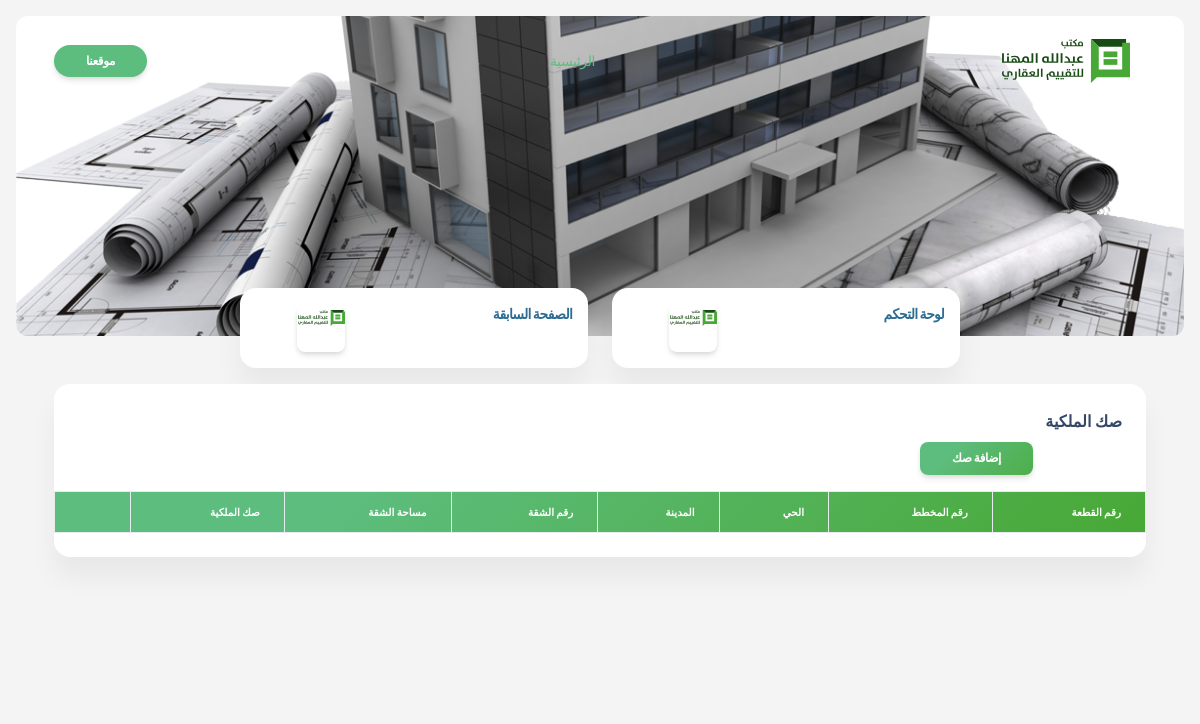
/documents/professions/all, run on an earlier commit of the app's database.
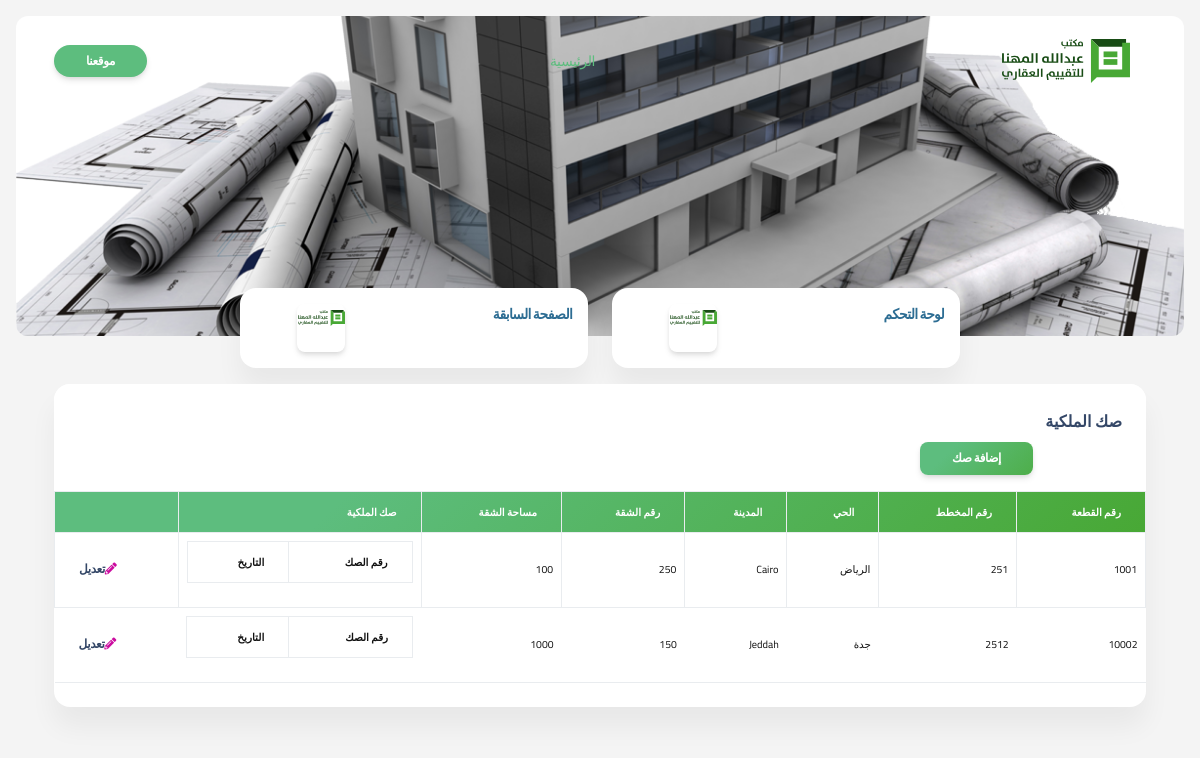
And on a later commit of the database.
### documents/models.py (models this page shows, shortened)
class ProfessionDocument(models.Model):
    areaNumber = models.IntegerField(primary_key=True)
    plannedNumber = models.IntegerField(unique=True)
    district = models.CharField(max_length=255, null=True, blank=True)
    city = models.CharField(max_length=255, null=True, blank=True)
    apartmentNumber = models.IntegerField(null=True, blank=True)
    apartmentArea = models.IntegerField(null=True, blank=True)
    proof = models.ManyToManyField(ProfessionProof)

### documents/views.py (the view)
# urls.py: path('professions/all', views.AllProfessionDocuments.as_view(), name='all-professions'),
class AllProfessionDocuments(View):
    def get(self, request):
        data = ProfessionDocument.objects.all()
        return render(request, 'documents/professions/allPrfoession.html', context={"data": data})

### templates/documents/professions/allPrfoession.html (shortened to what the changed rows need)
{% extends 'masterpage.html' %}
{% load static %}
{% block body %}
<section class="min-vh-85 mb-8" style="background-color: #f4f4f4">
    <div class="container">
        <div class="row pt-3">
             <div class="col-12">
        <div class="card mb-4">
            <div class="card-body px-0 pt-0 pb-2">
                 <div class="table-responsive">
                        <table class="table align-items-center table-bordered">
                            <thead class="bg-mahna" style="height: 2vh;">
                                <tr>
                                    <th class="text-xxs font-weight-bolder text-white">رقم القطعة</th>
                                    <th class="text-xxs font-weight-bolder text-white"> رقم المخطط</th>
                                                                        <th class="text-xxs text-white font-weight-bolder">الحي </th>
                                    <th class="text-xxs font-weight-bolder text-white">المدينة</th>
                                    <th class="text-xxs font-weight-bolder text-white"> رقم الشقة</th>
                                    <th class="text-xxs font-weight-bolder text-white">مساحة الشقة</th>
                                    <th class="text-xxs font-weight-bolder text-white">  صك الملكية</th>
                                    <th class="text-secondary opacity-7 text-white"></th>
                                </tr>
                            </thead>
                            <tbody>
                             {% for item in data %}
                              <tr>
                                        <td>
                                                    <p class="mb-0 text-xxs txt-black">{{ item.areaNumber }}</p>
                                        </td>
 <td>
                                                    <p class="mb-0 text-xxs txt-black">{{ item.plannedNumber }}</p>
                                        </td>
                                   <td>
                                                    <p class="mb-0 text-xxs txt-black">{{ item.district }}</p>
                                        </td>
                                   <td>
                                                    <p class="mb-0 text-xxs txt-black">{{ item.city }}</p>
                                        </td>
                                   <td>
                                                    <p class="mb-0 text-xxs txt-black">{{ item.apartmentNumber }}</p>
                                        </td>
                                   <td>
                                                    <p class="mb-0 text-xxs txt-black">{{ item.apartmentArea }}</p>
                                        </td>
                                   <td>
                                                  <table class="table align-items-center table-bordered">
                                                      <thead style="height: 2vh;">
                                                      <tr>
                                                          <th class="text-xxs font-weight-bolder txt-black">
                                                              رقم الصك
                                                          </th>
                                                          <th class="text-xxs font-weight-bolder txt-black">
                                                                 التاريخ
                                                          </th>
                                                      </tr>
                                                      </thead>
                                                  </table>
                                        </td>
                                  <td class="ms-auto text-start">
                                            <a class="btn btn-link text-dark px-3 mb-0" href="{% url 'update-professions' item.pk %}"><i class="fas fa-pencil-alt text-primary me-2" aria-hidden="true"></i>تعديل</a>
                                        </td>
                                    </tr>
                               {% endfor %}
                            </tbody>
                        </table>
</div>
            </div>
        </div>
        </div>
   </div>
    </div>
  </section>
{% endblock body %}

What changed in the data, as far as the page shows it:
added ProfessionDocument: areaNumber "1001", plannedNumber "251", district "الرياض", city "Cairo", apartmentNumber "250", apartmentArea "100"
added ProfessionDocument: areaNumber "10002", plannedNumber "2512", district "جدة", city "Jeddah", apartmentNumber "150", apartmentArea "1000"
